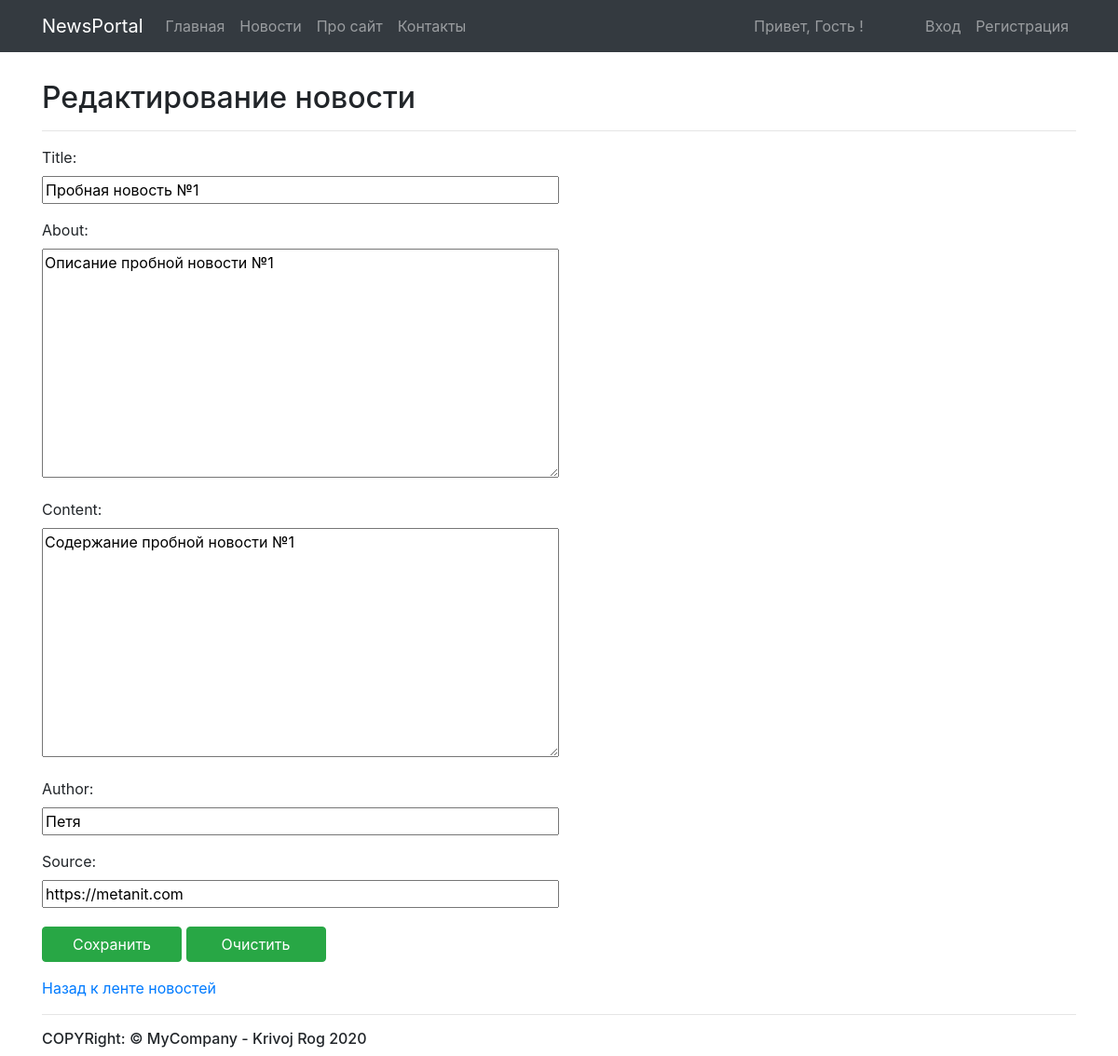
Before: /news/edit/1 with the older database file.
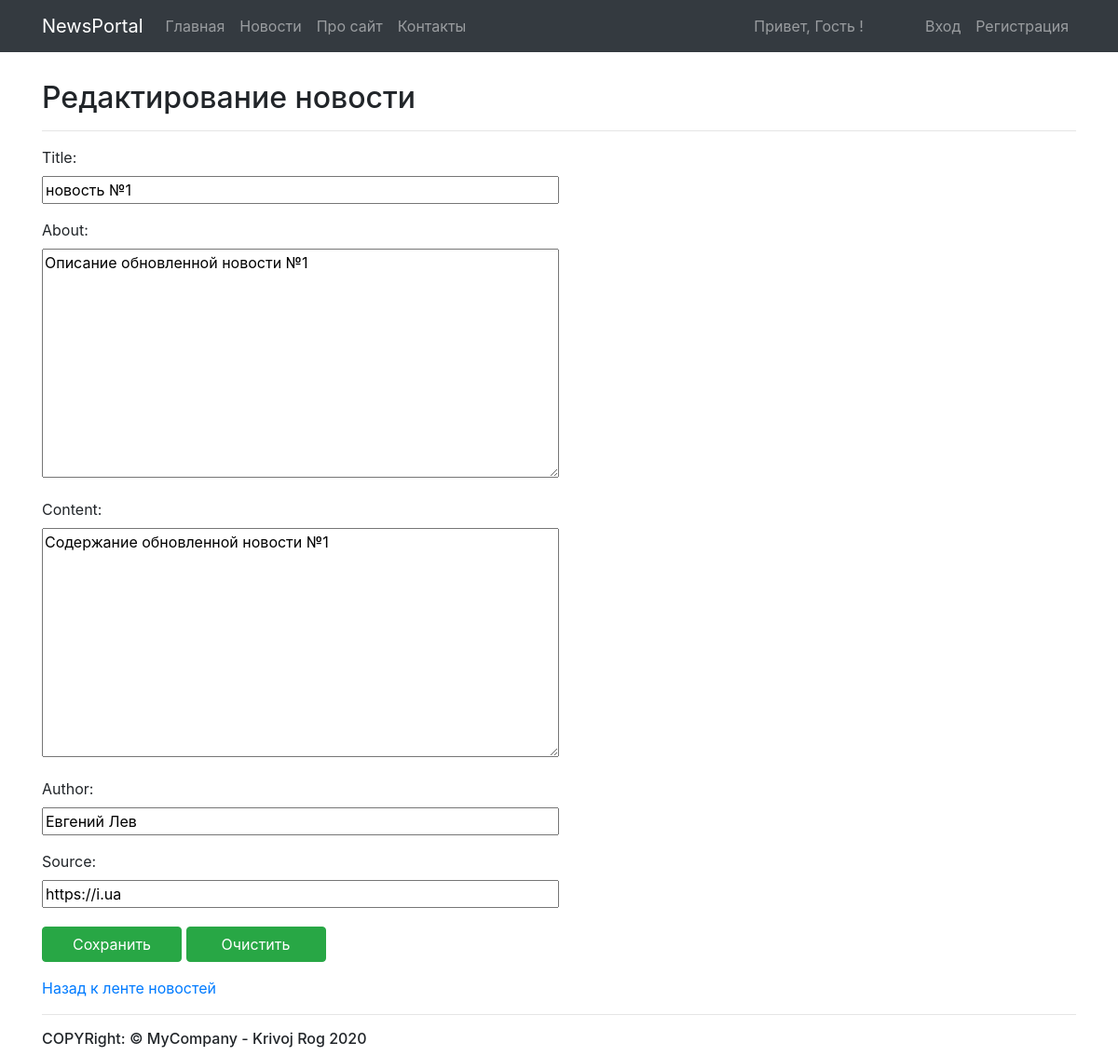
After: the same page with the newer database file.
### news/models.py (models this page shows)
class Post(models.Model):
    title = models.CharField(max_length=100, unique=True, null=False)
    about = models.TextField(max_length=256, null=False)
    content = models.TextField(max_length=1024, null=False)
    author = models.CharField(max_length=100, null=False)
    image = models.FileField(null=False, upload_to='upload/')
    published = models.DateTimeField(null=False, default=strftime('%Y-%m-%d %H:%M:%S'))
    source = models.URLField(null=True)

### news/views.py (the view, shortened to what this page needs)
# urls.py: re_path(r'edit/(?P<post_id>[0-9]+)$', edit),
def edit(request, post_id):
    data = dict()
    data['title'] = 'Редактирование новости'
    post = Post.objects.get(id=post_id)
    if request.method == 'GET':
        data['form'] = PostForm2(instance=post)
        data['post'] = post
        return render(request, 'news/edit.html', context=data)

### news/forms.py
class PostForm2(forms.ModelForm):
    class Meta:
        model = Post
        fields = ('title', 'about', 'content', 'author', 'source')

### templates/news/edit.html (shortened to what this page needs)
{% extends 'layout/base.html' %}
{% block content %}
<div id="content" class="container">
    <h2>{{ title }}</h2>
    <hr>
    <form id="post_edit_form" method="post" action="/news/edit/{{ post.id }}">
        <div>
            {% for field in form %}
            <div class="form-group">
                {{ field.label_tag }}
                <div>
                    {{ field }}
                </div>
            </div>
            {% endfor %}
        </div>
        <p style="margin-top: 20px">
            <input id="b1" type="submit" value="Сохранить" class="btn btn-success">
            <input id="b2" type="reset" value="Очистить" class="btn btn-success">
        </p>
    </form>
    <a href="/news">Назад к ленте новостей</a>
    <hr>
</div>
{% endblock content %}

Changed rows visible on the page:
changed Post: title "Пробная новость №1" → "новость №1"; about "Описание пробной новости №1" → "Описание обновленной новости №1"; content "Содержание пробной новости №1" → "Содержание обновленной новости №1"; author "Петя" → "Евгений Лев"; source "https://metanit.com" → "https://i.ua"
